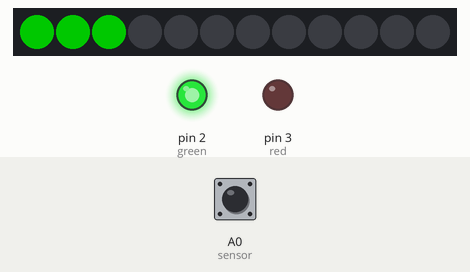
This sketch was run on a simulated Arduino Uno, built with avr-gcc and run on an emulated ATmega328P. Parts: 12 RGB LEDs in strip order, left to right, output pins drawn as LEDs (lit = HIGH). The test bench sets the inputs (shaded band); at power-on: A0 (sensor) HIGH. Dim RGB values are drawn brighter than linear.

Above: at 0.15 s.
At 1.3 s:
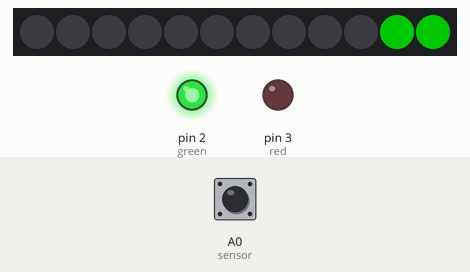
1.4 s: A0 (sensor) pulsed LOW 2 times (0.12 s each, 0.3 s apart)
At 2.32 s:
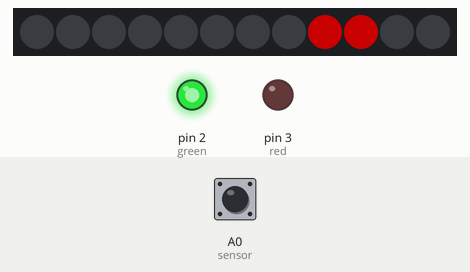
Timing chart, 0 to 4.4 s (numbered marks = the images above; inputs shaded):
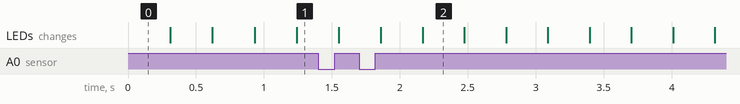

The sketch:

blink_RG.ino
```cpp
//Наплічник, що мигає червоним або зеленим кольором, переключається при торканні до сенсору//

#include <Adafruit_NeoPixel.h>
#define PIN 11 // номер порта к которому подключен модуль
#define count_led 12 // количество светодиодов
Adafruit_NeoPixel pixels = Adafruit_NeoPixel(count_led, PIN, NEO_GRB + NEO_KHZ800); //first number change does distance between colors

#define sensor A0
int red = 3;
int green = 2;

bool trigger_flag = 0;
bool color_flag = 0;

bool RG_select = 0;

int brightness = 100;

unsigned long time0 = 0;

void setup()
{
	pixels.begin();
  	pixels.show(); // Устанавливаем все светодиоды в состояние "Выключено"
	pinMode(sensor, INPUT_PULLUP);
	pinMode(red, OUTPUT);
	pinMode(green, OUTPUT);
	digitalWrite(red, LOW);
	digitalWrite(green, HIGH);
	Serial.begin(9600);
}
void loop()
{
	rg();

	if(RG_select == 0)
	{
		neo_green();
	}

	if(RG_select == 1)
	{
		neo_red();
	}

}

void neo_green()
{
	for (int i = 0; i < count_led; i++)
	{
		pixels.setPixelColor(i, pixels.Color(0,brightness,0)); // r,g,b
		pixels.setPixelColor(i+1, pixels.Color(0,brightness,0)); // r,g,b
		pixels.setPixelColor(i+2, pixels.Color(0,brightness,0)); // r,g,b
		pixels.show();
		delay(10);
		pixels.setPixelColor(i-2, pixels.Color(0,0,0)); // r,g,b
		pixels.setPixelColor(i-1, pixels.Color(0,0,0)); // r,g,b
		pixels.setPixelColor(i, pixels.Color(0,0,0)); // r,g,b
		pixels.show();
		delay(10);
	}
}

void neo_red()
{
	for (int i = 0; i < count_led; i++)
	{
		pixels.setPixelColor(i, pixels.Color(brightness,0,0)); // r,g,b
		pixels.setPixelColor(i+1, pixels.Color(brightness,0,0)); // r,g,b
		pixels.setPixelColor(i+2, pixels.Color(brightness,0,0)); // r,g,b
		pixels.show();
		delay(7);
		pixels.setPixelColor(i-2, pixels.Color(0,0,0));
		pixels.setPixelColor(i-1, pixels.Color(0,0,0));
		pixels.setPixelColor(i, pixels.Color(0,0,0));
		pixels.show();
		delay(7);
	}
}

void rg()
{
  int a = 0;
  a = digitalRead(sensor);
  //delay(10);
  //Serial.println(a);
	if(a == HIGH && trigger_flag == 0 && color_flag == 0)
	{
		RG_select = 0;
		trigger_flag = 1;
	}

	if(a == LOW && trigger_flag == 1 && color_flag == 0)
	{
		color_flag = 1;
		trigger_flag = 0;
	}

	if(a == HIGH && trigger_flag == 0 && color_flag == 1)
	{
		RG_select = 1;
		trigger_flag = 1;
	}

	if(a == LOW && trigger_flag == 1 && color_flag == 1)
	{
		color_flag = 0;
		trigger_flag = 0;
	}
}
```

Measured:
- after the input at 1.4 s, the LEDs: first differ from a run without the input after 0.77 s (image 2)
